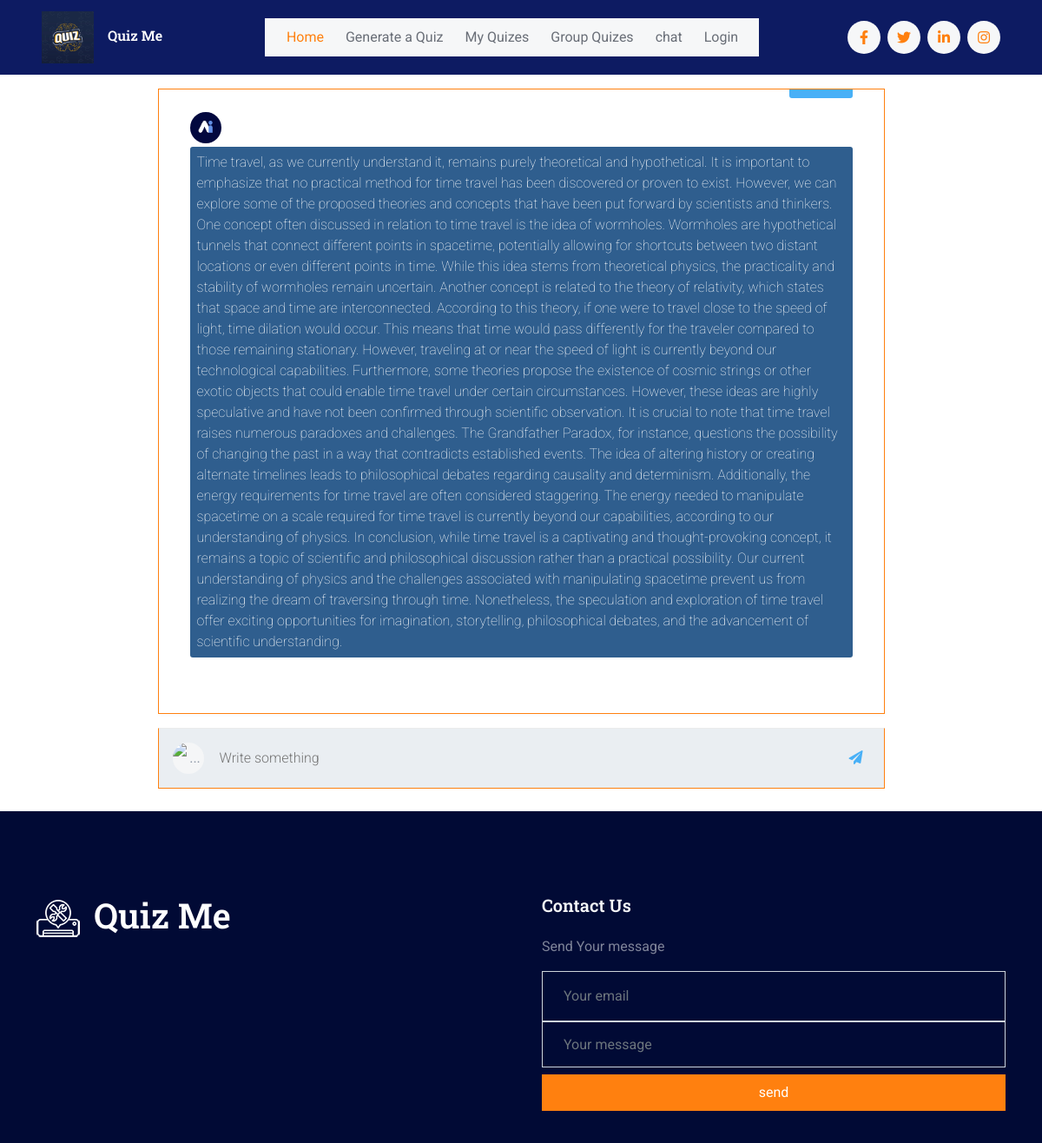
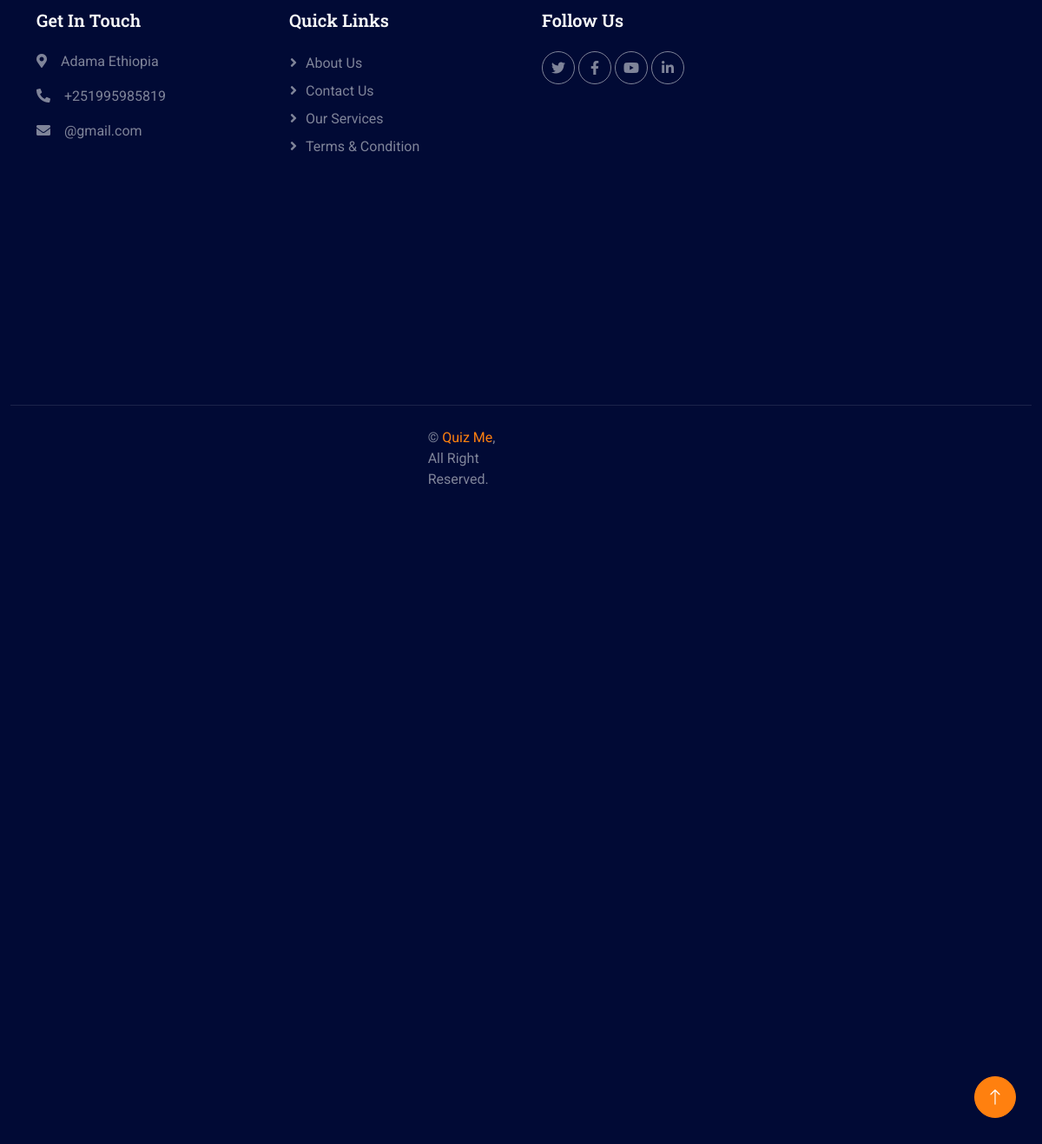
Page /chat/ (signed in) on the committed database (2 pictures, top to bottom).
### quiz_app/models.py (models this page shows, shortened)
class Message(models.Model):
    user = models.ForeignKey(CustomUser, on_delete=models.CASCADE)
    text = models.TextField()
    sent_date = models.DateTimeField(auto_now_add=True)
    is_received = models.BooleanField(default=True)

### quiz_app/views.py (the view, shortened to what this page needs)
# urls.py: path('chat/', views.chat, name="chat"),
@login_required(login_url='login')
def chat(request):
    query = request.GET.get("query")
    user = request.user
    chats = Message.objects.all().filter(user=user).order_by('-sent_date')[:10][::-1]
    response = ""
    return render(request, 'chat2.html', {'prev_chats': chats, 'response': response})

### templates/chat2.html (shortened to what this page needs)
{% extends "index2.html" %}
{% load static %}
{% block content %}
    <link rel="stylesheet" href="{% static 'css/chat.css' %}" />
    <div class="container">
      <div id="card" class="ccard border border-primary rounded p-3 mt-3 col-md-9 col-sm-12">
        {% if prev_chats %}
        {% for chat in prev_chats %}
        {% if chat.is_received %}
        <div class="media media-chat">
          <img class="avatar" src="{% static 'images/AIlogo.png' %}" alt="...">
          <div class="media-body">
            <p>{{ chat.text }}</p>
            <p class="meta"><time datetime="2023">00:07</time></p>
          </div>
        </div>
        {% else %}
        <div class="media media-chat media-chat-reverse">
          <div class="media-body">
            <p>{{ chat.text }}</p>
            <p class="meta"><time datetime="2023">00:07</time></p>
          </div>
        </div>
      <br />
        {% endif %}
        {% endfor %}
        {% endif %}
        <div class="ps-scrollbar-y-rail" style="top: 0px; height: 0px; right: 2px;">
          <div class="ps-scrollbar-y" tabindex="0" style="top: 0px; height: 2px;"></div>
        </div>
      </div>
      <div class="publisher col-md-9 col-sm-12 bt-1 border border-primary rounded p-3 mt-3">
        <img class="avatar avatar-xs" src="https://img.icons8.com/color/36/000000/user-male.png" alt="...">
        <input id="prompt" class="publisher-input" type="text" placeholder="Write something">
        <a id="submit" class="publisher-btn text-info" href="#" data-abc="true"><i class="fa fa-paper-plane"></i></a>
      </div>
    </div>
  {% endblock content %}

### static/css/style.css (style rules this page uses)
:root { --primary: #FF800F; --secondary: #001064; --light: #F6F7F8; --dark: #010A35; }

### static/css/chat.css (style rules this page uses)
.container { width: 100vw; height: 100vh; display: flex; flex-direction: column; place-items: center; }
.ccard { background-color: white; box-shadow: 0 2px 3px rgba(136, 134, 134, 0.03); transition: 0.5s; min-height: 80vh; max-height: 90vh; overflow: scroll; margin-top: 5px; }
.media .avatar { flex-shrink: 0; }
.avatar { position: relative; display: inline-block; width: 36px; height: 36px; line-height: 36px; text-align: center; border-radius: 100%; background-color: #f5f6f7; color: #8b95a5; text-transform: uppercase; }
.media-chat .media-body p { position: relative; padding: 6px 8px; margin: 4px 0; background-color: #f5f6f7; border-radius: 3px; font-weight: 100; color:#9b9b9b; }
.media>* { margin: 0 8px; }
.media-chat .media-body p.meta { background-color: transparent !important; padding: 0; opacity: .8; }
.media-chat.media-chat-reverse { -webkit-box-orient: horizontal; -webkit-box-direction: reverse; flex-direction: row-reverse; }
.media-chat { margin-bottom: 0; }
.media { padding: 16px 12px; -webkit-transition: background-color .2s linear; transition: background-color .2s linear; }
.media-chat.media-chat-reverse .media-body p { float: right; clear: right; background-color: #48b0f7; color: #fff; }
.media-chat .media-body p { position: relative; padding: 6px 8px; margin: 4px 0; background-color: #2f5e8e; color: white; border-radius: 3px; }
.bt-1 { border-top: 1px solid #ebebeb !important; }
.publisher { position: relative; display: -webkit-box; display: flex; -webkit-box-align: center; align-items: center; padding: 12px 20px; background-color: #eaeef2; }
.publisher>*:first-child { margin-left: 0; }
.publisher>* { margin: 0 8px; }
.publisher-input { -webkit-box-flex: 1; flex-grow: 1; border: none; outline: none !important; background-color: transparent; }
button, input, optgroup, select, textarea { font-family: Roboto,sans-serif; font-weight: 300; }
.publisher-btn { background-color: transparent; border: none; color: #8b95a5; font-size: 16px; cursor: pointer; overflow: -moz-hidden-unscrollable; -webkit-transition: .2s linear; transition: .2s linear; }
.publisher-btn { background-color: transparent; border: none; color: #cac7c7; font-size: 16px; cursor: pointer; overflow: -moz-hidden-unscrollable; -webkit-transition: .2s linear; transition: .2s linear; }
.text-info { color: #48b0f7 !important; }

### rows in the picture
Message: is_received True (drawn), text "Time travel, as we currently understand it, remains purely theoretical and hypothetical. It is important to emphasize that no practical method for time travel has been discovered or proven to exist. However, we can explore some of the proposed theories and concepts that have been put forward by scientists and thinkers. One concept often discussed in relation to time travel is the idea of wormholes. Wormholes are hypothetical tunnels that connect different points in spacetime, potentially allowing for shortcuts between two distant locations or even different points in time. While this idea stems from theoretical physics, the practicality and stability of wormholes remain uncertain. Another…"
